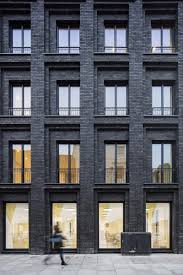
#> input picture notebooks/session_6/building.jpg, 183 x 275 px
$ jupyter execute session_6.ipynb
#> lines starting #> are read from the running program, lines starting #| are printed output that depends on the picture
# topics:
- [filter2D](#filter2D)
- Image Histogram
    - [cv.calcHist](#cv.calcHist)
        - [Histograms Docs ](https://docs.opencv.org/master/d1/db7/tutorial_py_histogram_begins.html)

    - [cv2.equalizeHist](#cv2.equalizeHist)
        - [histogram_equaliz docs](https://docs.opencv.org/master/d5/daf/tutorial_py_histogram_equalization.html)

---

- [Image Gradients](#Image-Gradients)
    - [gradients doc](https://opencv-python-tutroals.readthedocs.io/en/latest/py_tutorials/py_imgproc/py_gradients/py_gradients.html)
- [Canny edge detection algorithm](#Canny-edge-detection-algorithm)
    - [Doc](https://opencv-python-tutroals.readthedocs.io/en/latest/py_tutorials/py_imgproc/py_canny/py_canny.html)
----
slides 4

[cell 1]
import cv2
import numpy as np
import matplotlib.pyplot as plt
from matplotlib.pyplot import figure

## filter2D

[cell 2]
file_name = 'session_6/building.jpg'
img = cv2.imread(file_name , 0)
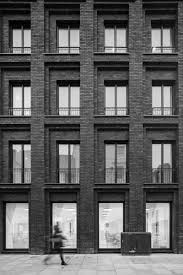
#> img: shape (275, 183); min 0, max 255, mean 96.5
plt.imshow(img,cmap = 'gray')
plt.title('Original Image'), plt.xticks([]), plt.yticks([])
plt.show()

# cv2.calcHist

[cell 3]
# hist is a 256x1 array, each value corresponds to number of pixels in that image with its corresponding pixel value.
hist = cv2.calcHist(img, [0],None,[256],[0,256])
#> hist = 256 values, max 26 at index 10, min 0 at index 18, mean 0.715
plt.plot(np.arange(256), hist, )
plt.show()
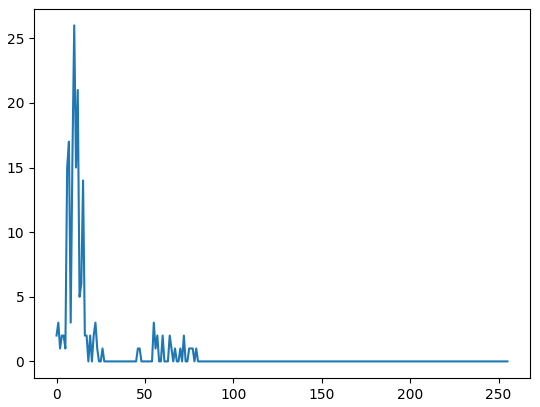
#> figure drawn by matplotlib, 1 panel; curve peaks at x = 10, y = 26

histogram with plt.hist

[cell 4]
plt.hist(img.ravel() ,256,[0,256]); plt.show()
#> after `plt.hist(img.ravel(), 256, [0, 256])`:
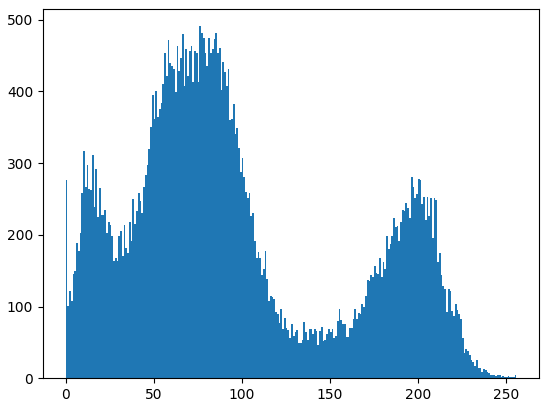
#> figure drawn by matplotlib, 1 panel; tallest bar 491 high, from x = 76 to 77

histogram with plt.hist and multi channel

[cell 5]
img = cv2.imread(file_name)
#> img is the input picture: shape (275, 183, 3); mean B, G, R 102.1, 96.1, 95.2
color = ('b','g','r')
for i,col in enumerate(color):
    histr = cv2.calcHist([img],[i],None,[256],[0,256])
    plt.plot(histr,color = col)
    plt.xlim([0,256])
plt.show()
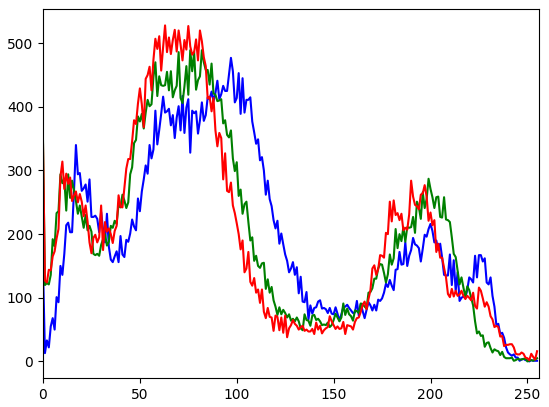
#> figure drawn by matplotlib, 1 panel; curve peaks at x = 97, y = 477; curve peaks at x = 76, y = 489; curve peaks at x = 63, y = 528

## cv2.equalizeHist

[cell 6]
img = cv2.imread(file_name, 0)
equ = cv2.equalizeHist(img)
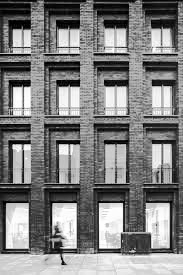
#> equ: shape (275, 183); min 0, max 255, mean 127.6
res = np.hstack((img,equ))
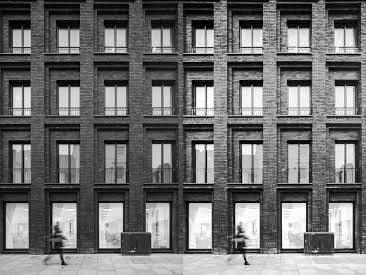
#> res: shape (275, 366); min 0, max 255, mean 112
plt.imshow(res,cmap = 'gray')
plt.show

[cell 7]
img = cv2.imread(file_name,0)
hist,bins = np.histogram(img.flatten(),256,[0,256])
#> hist = 256 values, max 491 at index 76, min 1 at index 250, mean 196.6; bins = 257 values from 0 to 256
cdf = hist.cumsum()
#> cdf = 256 values from 277 to 50325
cdf_normalized = cdf * float(hist.max()) / cdf.max()
#> cdf_normalized = 256 values from 2.7 to 491
plt.plot(cdf_normalized, color = 'b')
plt.hist(img.flatten(),256,[0,256], color = 'r')
plt.xlim([0,256])
plt.legend(('cdf','histogram'), loc = 'upper left')
plt.show()
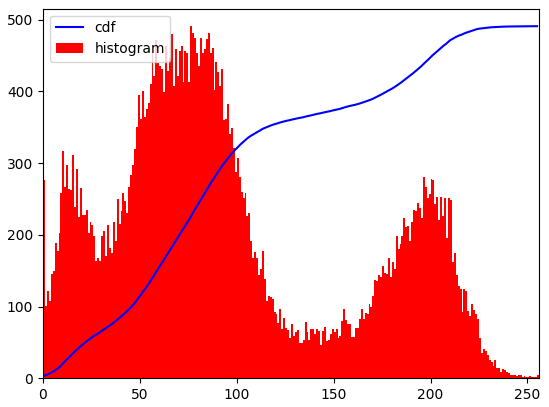
#> figure drawn by matplotlib, 1 panel; tallest bar 491 high, from x = 76 to 77; curve peaks at x = 255, y = 491

$ run again, with notebooks/session_6/cube.jpg copied over notebooks/session_6/building.jpg
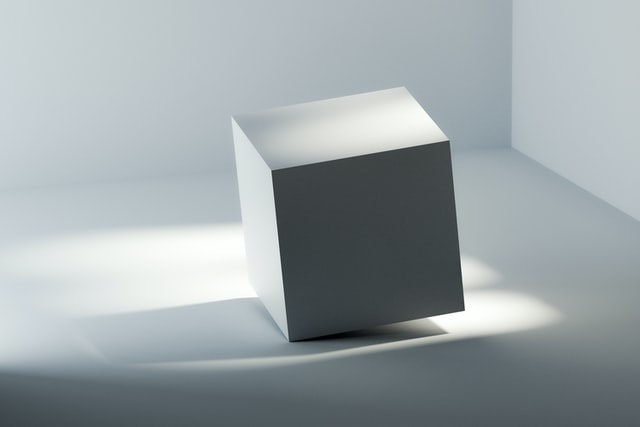
#> input picture notebooks/session_6/cube.jpg, 640 x 427 px
#> `hist = cv2.calcHist(img, [0],None,[256],[0,256])`: hist = 256 values, max 60 at index 199, min 0 at index 0, mean 2.5
#> img is the input picture: shape (427, 640, 3); mean B, G, R 167.9, 164.8, 155.9
#> `hist,bins = np.histogram(img.flatten(),256,[0,256])`: hist = 256 values, max 6157 at index 65, min 7 at index 8, mean 1067.5; bins = 257 values from 0 to 256
#> cdf = 256 values from 33 to 273280
#> cdf_normalized = 256 values from 0.743 to 6157
#> `plt.show()`:
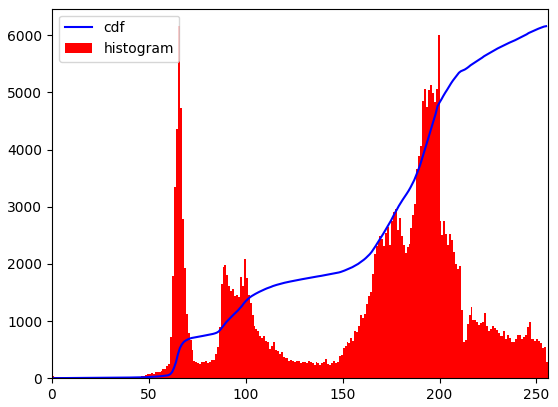
#> figure drawn by matplotlib, 1 panel; tallest bar 6157 high, from x = 65 to 66; curve peaks at x = 255, y = 6157
